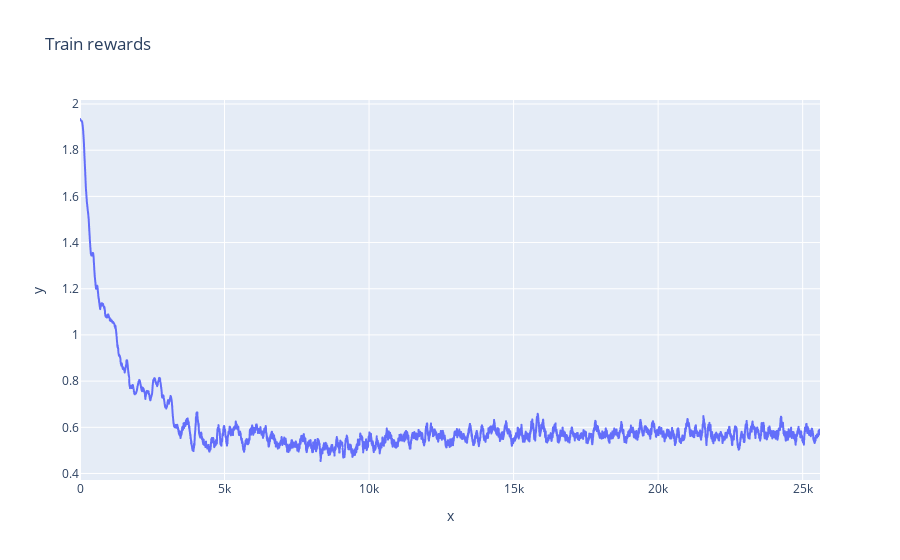

Here is the notebook cell this chart was saved with:
### Code cell
plot_res(pee_teacher.agent_train_entropy, "trainee_entropy")

### Figure 1 — Plotly figure (JSON) as saved in the notebook; plotly's stock layout.template omitted (floating-point values rounded to 4 significant figures; data arrays with more than 128 entries replaced by an {"elided": "..."} marker saying what was removed)
{"data": [{"hovertemplate": "x=%{x}<br>y=%{y}<extra></extra>", "legendgroup": "", "line": {"color": "#636efa", "dash": "solid"}, "marker": {"symbol": "circle"}, "mode": "lines", "name": "", "showlegend": false, "type": "scattergl", "x": {"elided": "25601 int values"}, "xaxis": "x", "y": {"elided": "25601 float values"}, "yaxis": "y"}], "layout": {"legend": {"tracegroupgap": 0}, "title": {"text": "Train rewards"}, "xaxis": {"anchor": "y", "domain": [0, 1], "title": {"text": "x"}}, "yaxis": {"anchor": "x", "domain": [0, 1], "title": {"text": "y"}}}}
